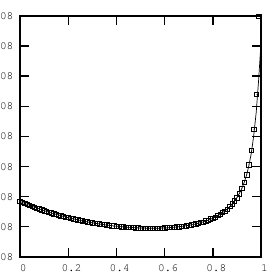

Generate this figure with gnuplot:
set key left
set lmargin 3
set size square 0.40
set terminal postscript portrait "default" 8
set output "./fig/cup.eps"
set pointsize 0.5
load './fig/data/poly.14391'
plot [0:1] t99(x) title '', './fig/data/data.14391' title '' with points 4
